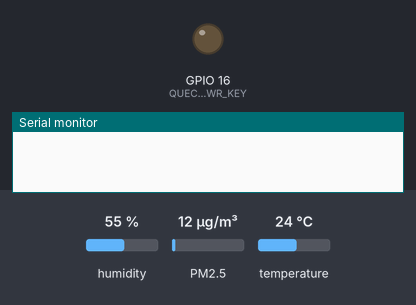
A program run on a simulated ESP32-S3. Parts: output pins drawn as LEDs (lit = HIGH), the last lines printed to the serial monitor. The test bench sets the inputs (shaded band); at power-on: humidity 55 %, PM2.5 12 µg/m³, temperature 24 °C. The modem accepts every AT command (registered, SIM ready, sends succeed) and sends nothing else.

Above: at 0.0 s.
At 2.1 s:
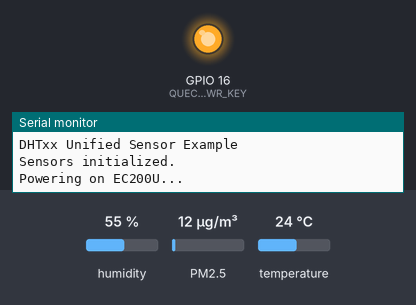
Timing chart, 0 to 5.5 s (numbered marks = the images above):
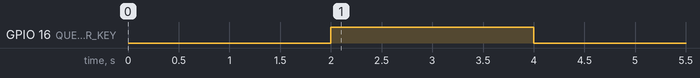

The program:

main.cpp
```cpp
#include <HardwareSerial.h>
#include <ArduinoJson.h>
#include "Adafruit_PM25AQI.h"
#include <Adafruit_Sensor.h>
#include <DHT.h>
#include <DHT_U.h>

#define DHTPIN 36
#define PMS_RX 21
#define PMS_TX 45
#define GSM_RXD 17
#define GSM_TXD 18
#define QUECTEL_PWR_KEY 16
#define GSM_RST_PIN 42
#define DHTTYPE DHT22  // DHT 22 (AM2302), AM2321
DHT_Unified dht(DHTPIN, DHTTYPE);
uint32_t delayMS;

unsigned int serialLogTimeInterval = 5000;
unsigned int dotTime = 0;
bool hasIp = false;
String scannedResponse = "";

HardwareSerial SerialAT(2);
HardwareSerial pmsSerial(1);
Adafruit_PM25AQI pms;

unsigned long lastSendTime = 0;
const unsigned long sendInterval = 70000;
int maxRetries = 1;
int pm1_0 = 0, pm2_5 = 0, pm10_0 = 0;
String currentTimestamp = "";

// Declare the helper function first
String repeatChar(char c, int count) {
  String s = "";
  for (int i = 0; i < count; i++) {
    s += c;
  }
  return s;
}

void clearSerialBuffer() {
  while (SerialAT.available()) Serial.print(SerialAT.readString());
}

bool sendAT(String command, String expected, int timeout = 5000, int width = 60) {
  clearSerialBuffer();
  SerialAT.println(command);  // send command to EC200
  String line = repeatChar('_', width);
  // Serial.println("||==========================================================||");
  Serial.println("📤 " + command);
  // Serial.println("||==========================================================||");

  String response = "";
  long int time = millis();
  while ((time + timeout) > millis()) {
    while (SerialAT.available()) {
      char c = SerialAT.read();
      response += c;
    }
    if (response.indexOf(expected) != -1) {
      // Serial.println("||==========================================================||");
      Serial.println("✅ Response: " + response);
      // Serial.println("||==========================================================||");
      return true;
    }
  }
  // Serial.println("||==========================================================||");
  Serial.println("❌ No valid response...");
  // Serial.println("||==========================================================||");
  return false;
}


String getTimestampFromEC200U() {
  if (sendAT("AT+QNTP=1,\"pool.ntp.org\",123", "QNTP:", 10000)) {
    Serial.println("NTP sync success.");
    Serial.println("Full Response: " + scannedResponse);

    int start = scannedResponse.indexOf("+QNTP: 0,\"");
    if (start == -1) return "1970-01-01T00:00:00+00";
    start += strlen("+QNTP: 0,\"");
    int end = scannedResponse.indexOf("\"", start);
    if (end == -1) return "1970-01-01T00:00:00+00";

    String raw = scannedResponse.substring(start, end);
    Serial.println("Raw time: " + raw);

    String year = raw.substring(0, 4);
    String month = raw.substring(5, 7);
    String day = raw.substring(8, 10);
    String time = raw.substring(11, 19);
    String tz = raw.substring(19);

    String formatted = year + "-" + month + "-" + day + "T" + time + tz;
    Serial.println("Timestamp: " + formatted);
    return formatted;
  }

  Serial.println("NTP sync failed.");
  return "1970-01-01T00:00:00+00";
}

void powerOnEC200U() {
  Serial.println("Powering on EC200U...");
  pinMode(QUECTEL_PWR_KEY, OUTPUT);
  digitalWrite(QUECTEL_PWR_KEY, LOW);
  delay(1000);
  digitalWrite(QUECTEL_PWR_KEY, HIGH);
  delay(2000);
  digitalWrite(QUECTEL_PWR_KEY, LOW);
  delay(5000);
  Serial.println("EC200U powered on.");
}

void initEC200U() {
  Serial.println("Initializing EC200U...");
  sendAT("AT+CMEE=2", "OK", 2000, maxRetries);
  sendAT("AT", "OK", 2000, maxRetries);
  sendAT("AT+CPIN?", "READY", 3000, maxRetries);
  sendAT("AT+QHTTPCFG=\"requestheader\",1", "OK", 3000, maxRetries);  // Enable custom headers

  if (sendAT("AT+QIACT?", "+QIACT:", 5000, maxRetries)) {
    hasIp = true;
  } else {
    hasIp = false;
    sendAT("AT+QICSGP=1,1,\"\",\"\",\"\",1", "OK", 3000, maxRetries);
    sendAT("AT+QIACT=1", "OK", 5000, maxRetries);
    sendAT("AT+CFUN=1,1", "OK", 3000, maxRetries);
    delay(10000);
    hasIp = sendAT("AT+QIACT?", "+QIACT", 5000, maxRetries);
  }
  Serial.println("EC200U initialized. IP status: " + String(hasIp ? "Connected" : "Not connected"));
}

bool readPMSData() {
  PM25_AQI_Data data;
  if (pms.read(&data)) {
    pm1_0 = data.pm10_env;
    pm2_5 = data.pm25_env;
    pm10_0 = data.pm100_env;
    return true;
  }
  return false;
}

void sendSensorData() {
  if (!readPMSData()) {
    Serial.println("PMS read failed");
    return;
  }

  currentTimestamp = getTimestampFromEC200U();
  Serial.println("Timestamp: " + currentTimestamp);

  StaticJsonDocument<512> doc;
  doc["software_version"] = "NRZ-2020-129";
  doc["timestamp"] = currentTimestamp;

  JsonArray values = doc.createNestedArray("sensordatavalues");
  JsonObject obj0 = values.createNestedObject();
  obj0["value_type"] = "P0";
  obj0["value"] = pm10_0;
  JsonObject obj1 = values.createNestedObject();
  obj1["value_type"] = "P1";
  obj1["value"] = pm1_0;
  JsonObject obj2 = values.createNestedObject();
  obj2["value_type"] = "P2";
  obj2["value"] = pm2_5;

  doc["sensor_type"] = "PMS";
  doc["APN_PIN"] = 1;

  String payload;
  serializeJson(doc, payload);
  Serial.println("JSON payload:");
  Serial.println(payload);

  String url = "http://staging.api.sensors.africa/v1/push-sensor-data/";
  String host = "staging.api.sensors.africa";
  String sensorID = "esp32-" + String((uint32_t)ESP.getEfuseMac());

  // Set the URL
  sendAT("AT+QHTTPURL=" + String(url.length()) + ",80", "CONNECT", 3000, maxRetries);
  SerialAT.print(url);
  SerialAT.write(0x1A);
  delay(3000);

  // Prepare full HTTP request
  String fullRequest =
    "POST /v1/push-sensor-data/ HTTP/1.1\r\n"
    "Host: "
    + host + "\r\n"
             "Accept: */*\r\n"
             "User-Agent: QUECTEL EC200\r\n"
             "Content-Type: application/json\r\n"
             "X-Sensor: "
    + sensorID + "\r\n"
                 "X-PIN: 1\r\n"
                 "Content-Length: "
    + String(payload.length()) + "\r\n"
                                 "\r\n"
    + payload;

  Serial.println("Request: \n" + fullRequest);

  sendAT("AT+QHTTPPOST=" + String(fullRequest.length()) + ",80,80", "CONNECT", 5000, maxRetries);
  SerialAT.print(fullRequest);
  SerialAT.write(0x1A);
  delay(5000);

  sendAT("AT+QHTTPREAD=80", "OK", 5000, maxRetries);
}


void printDhtValues(){
    sensors_event_t event;
  dht.temperature().getEvent(&event);
  if (isnan(event.temperature)) {
    Serial.println(F("Error reading temperature!"));
  }
  else {
    Serial.print(F("Temperature: "));
    Serial.print(event.temperature);
    Serial.println(F("°C"));
  }
  // Get humidity event and print its value.
  dht.humidity().getEvent(&event);
  if (isnan(event.relative_humidity)) {
    Serial.println(F("Error reading humidity!"));
  }
  else {
    Serial.print(F("Humidity: "));
    Serial.print(event.relative_humidity);
    Serial.println(F("%"));
  }

}

void setup() {
  Serial.begin(115200);
  delay(1000);
  pmsSerial.begin(9600, SERIAL_8N1, PMS_RX, PMS_TX);
  SerialAT.begin(115200, SERIAL_8N1, GSM_RXD, GSM_TXD);

  dht.begin();
  Serial.println(F("DHTxx Unified Sensor Example"));

  if (!pms.begin_UART(&pmsSerial)) {
    Serial.println("Could not find PMS5003 sensor!");
    while (1) delay(10);
  }

  Serial.println("Sensors initialized.");
  powerOnEC200U();
  initEC200U();
}

void loop() {
  unsigned long now = millis();
  if (now - lastSendTime >= sendInterval || lastSendTime == 0) {
    printDhtValues();
    sendSensorData();
    lastSendTime = now;
  }

  if(now - dotTime >= serialLogTimeInterval){
    Serial.print(".");
    dotTime = now;
  }
}
```
